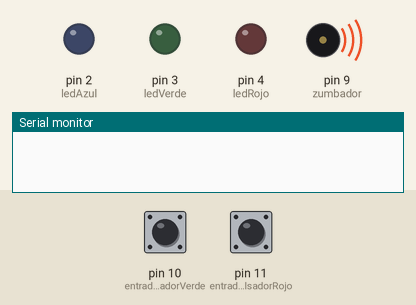
This sketch was run on a simulated Arduino Uno, built with avr-gcc and run on an emulated ATmega328P. Shown: output pins drawn as LEDs (lit = HIGH), buzzer (waves = sounding), the last lines printed to the serial monitor. Inputs (shaded band) come from the test bench; at power-on: pin 11 (entradaPulsadorRojo) LOW, pin 10 (entradaPulsadorVerde) LOW. Random numbers use the default seed unless the sketch sets one.

Above: at 2.9 s.
3.0 s: pin 11 (entradaPulsadorRojo) pulled HIGH for 0.15 s
At 4.2 s:
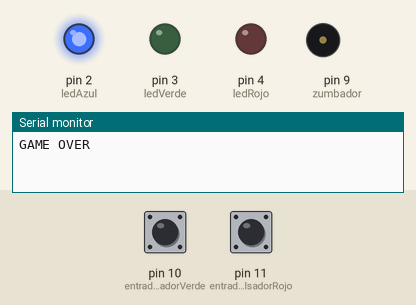
At 6.9 s:
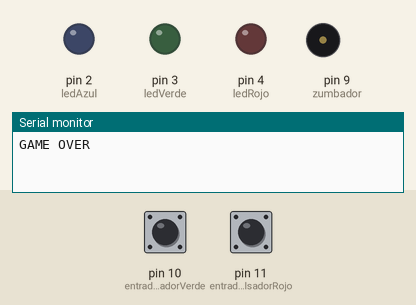
Timing chart, 0 to 10.7 s (numbered marks = the images above; inputs shaded):
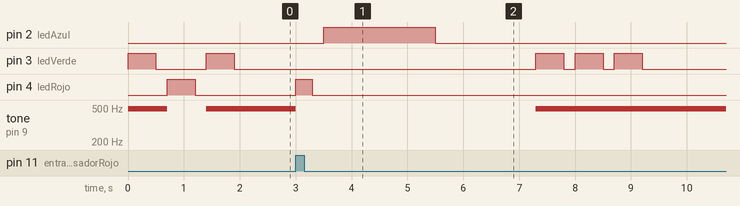

Measured:
- after the input at 3.0 s, pin 2 (ledAzul): LOW → HIGH after 0.50 s, → LOW 2.0 s later; pin 3 (ledVerde): alternates HIGH for 0.50 s and LOW for 0.20 s, 6 changes in all, then stays LOW, starting after 4.3 s; pin 4 (ledRojo): LOW → HIGH at once, → LOW 0.30 s later; tone on pin 9 (zumbador): 490 Hz → silent at once, → 490 Hz 4.3 s later
- by itself, pin 3 (ledVerde): alternates HIGH for 0.50 s and LOW for 0.90 s

The sketch:

zumbador1.3.ino
```cpp
// Zumbador 1.3
// Martín Beltrán Díaz UO276244
// Stelian Adrian Stanci UO277653
// Laura Pernía Blanco UO276264

// CONSTANTE PARA CAMBIAR EL NÚMERO DE TURNOS
int const numTurnos = 3;


int const ledRojo = 4;
int const ledVerde = 3;
int const ledAzul = 2;

int const zumbador = 9;

int const entradaPulsadorRojo = 11;
int const entradaPulsadorVerde = 10;

int const pinForRandom = 0;
int pushed = 0;

int turnoActual = 0;

int secuenciaActual[3+(numTurnos-1)];
int posicionRepeticionSecuencia;

void setup()
{
  Serial.begin(9600);

  pinMode(ledRojo,OUTPUT);
  pinMode(ledAzul,OUTPUT);
  pinMode(ledVerde,OUTPUT);

  pinMode(zumbador,OUTPUT);

  pinMode(entradaPulsadorRojo,INPUT);
  pinMode(entradaPulsadorVerde,INPUT);

  randomSeed(analogRead(pinForRandom));
}

void loop()
{
  generarSecuencia();
  posicionRepeticionSecuencia = 0;
  userInput();
  delay(300);
}


void generarSecuencia()
{

  for (int i = 0; i < 3+turnoActual; i++) {
    if (turnoActual == 0 || i == 3 + (turnoActual - 1))
    {
      int led = random(ledVerde,ledRojo+1);
      secuenciaActual[i]=led;
    }
    digitalWrite(secuenciaActual[i], HIGH);
    encenderZumbador(secuenciaActual[i]);
    delay(500);
    digitalWrite(secuenciaActual[i], LOW);
    apagarZumbador();
    delay(200);
  }
}

void userInput()
{
  while (true) {
    if(digitalRead(entradaPulsadorRojo) == HIGH && pushed == 0){
      pushed = 1;
      digitalWrite(ledRojo, HIGH);
      encenderZumbador(ledRojo);
      delay(300);
      digitalWrite(ledRojo, LOW);
      apagarZumbador();

      if (secuenciaActual[posicionRepeticionSecuencia] != ledRojo)
      {
        gameOver();
        break;
      }

      posicionRepeticionSecuencia += 1;
      if (posicionRepeticionSecuencia == 3 + (turnoActual))
      {
        turnoActual += 1;
        delay(300);

        if (turnoActual == numTurnos)
        {
          victoria();
        }
        break;
      }

    } else if (digitalRead(entradaPulsadorVerde) == HIGH && pushed == 0)
    {
      pushed = 1;
      digitalWrite(ledVerde, HIGH);
      encenderZumbador(ledVerde);
      delay(300);
      digitalWrite(ledVerde, LOW);
      apagarZumbador();

      if (secuenciaActual[posicionRepeticionSecuencia] != ledVerde)
      {
        gameOver();
        break;
      }

      posicionRepeticionSecuencia += 1;
      if (posicionRepeticionSecuencia == 3 + (turnoActual))
      {
        turnoActual += 1;
        delay(300);

        if (turnoActual == numTurnos)
        {
          victoria();
        }
        break;
      }
    }
    pushed = 0;
  }
}

/**
Si el led encendido es rojo suena una nota, y si es verde otra
distinta
**/
void encenderZumbador(int led)
{
  if (led == ledRojo)
  {
    analogWrite(zumbador, 1500);
  } else
  {
    analogWrite(zumbador, 250);
  }
}

void apagarZumbador()
{
  analogWrite(zumbador, 0);
}


/**
En caso de que el usuario falle al repetir la secuencia, el led
rojo parpadeará 5 veces.
**/
void gameOver()
{
  delay(200);

  Serial.println("GAME OVER");

  digitalWrite(ledAzul, HIGH);
  delay(2000);
  digitalWrite(ledAzul, LOW);

  turnoActual = 0;
  delay(1500);
}

/**
En caso de que el usuario gane el juego, el led verde
parpadeará 5 veces.
**/
void victoria()
{
  delay(200);

  Serial.println("VICTORIA");
  for (int i = 0; i < 5; i++)
  {
    digitalWrite(ledVerde, HIGH);
    delay(300);
    digitalWrite(ledVerde, LOW);
    digitalWrite(ledRojo, HIGH);
    delay(300);
    digitalWrite(ledRojo, LOW);
    digitalWrite(ledAzul, HIGH);
    delay(300);
    digitalWrite(ledAzul, LOW);
  }

  turnoActual = 0;
  delay(1500);
}
```
